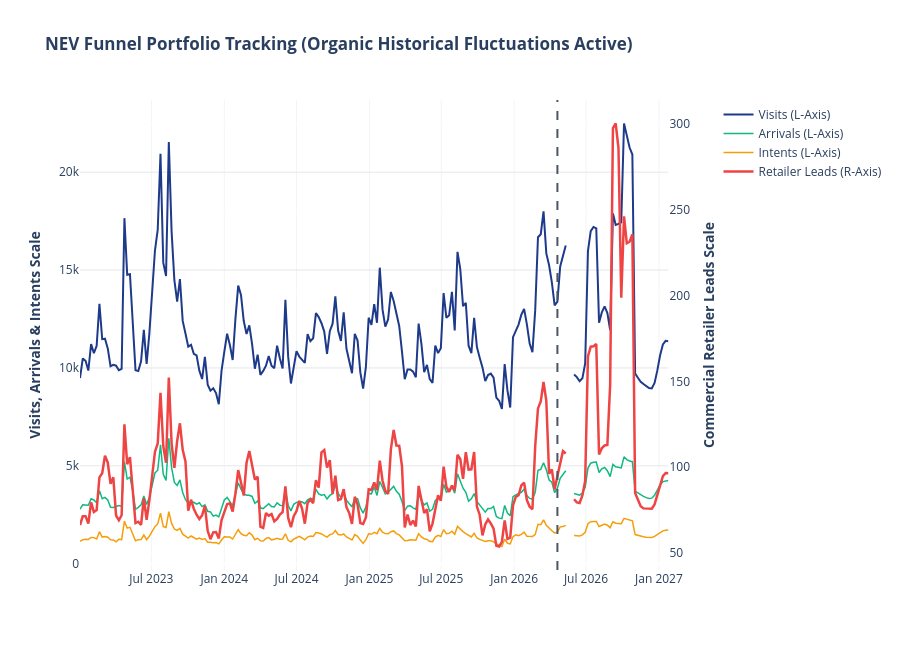

The notebook cell saved with this chart:
### Code cell
#T1
import base64
import io
import numpy as np
import pandas as pd
from matplotlib import pyplot as plt
from prophet import Prophet
from prophet.diagnostics import cross_validation, performance_metrics
from scipy.linalg import cholesky
import plotly.graph_objects as go
from plotly.subplots import make_subplots

# =====================================================================
# STEP 1: GLOBAL CONFIGURATION & DYNAMIC WEIGHT MATRIX
# =====================================================================
PRICE_PETROL = 21000       
PRICE_PREMIUM_EV = 30000   
PRICE_NEW_EV = 27000       
EV_TREND_BOOST = 0.01      

price_distance = (PRICE_NEW_EV - PRICE_PETROL) / (PRICE_PREMIUM_EV - PRICE_PETROL)
price_distance = max(0.0, min(1.0, price_distance))

W_PETROL = 1.0 - price_distance
W_PREMIUM_EV = price_distance

print("=" * 110)
print(f" INITIALISING ADVANCED FORECAST ENGINE FOR NEW EV (@ £{PRICE_NEW_EV:,})")
print(f" -> RESTORING HISTORICAL FLUCTUATIONS: Residual Variance Activation")
print("=" * 110)

p_df = polo_df_sorted.copy().sort_values(by="week_start").reset_index(drop=True)
e_df = ID3_df_sorted.copy().sort_values(by="week_start").reset_index(drop=True)
oev_df = ID7_df_sorted.copy().sort_values(by="week_start").reset_index(drop=True)

for df in [p_df, e_df, oev_df]:
    df["week_start"] = pd.to_datetime(df["week_start"])

cutoff_date = pd.to_datetime("2026-05-31")
p_df = p_df[p_df["week_start"] <= cutoff_date].reset_index(drop=True)
e_df = e_df[e_df["week_start"] <= cutoff_date].reset_index(drop=True)

kpis = ["visits", "quality_arrivals", "purchase_intents", "retailer_leads"]

for df in [p_df, e_df, oev_df]:
    for kpi in kpis:
        df.loc[df[kpi] <= 0, kpi] = 0.01

# =====================================================================
# STEP 2: FUNNEL CONVERSION CASCADE ON RAW DATA
# =====================================================================
def get_safe_historical_conversion_ratios(df):
    return {
        "v_to_qa": (df["quality_arrivals"] / df["visits"]).median(),
        "qa_to_pi": (df["purchase_intents"] / df["quality_arrivals"]).median(),
        "pi_to_rl": (df["retailer_leads"] / df["purchase_intents"]).median()
    }

p_ratios = get_safe_historical_conversion_ratios(p_df)
e_ratios = get_safe_historical_conversion_ratios(e_df)

nev_rates = {key: (p_ratios[key] * W_PETROL) + (e_ratios[key] * W_PREMIUM_EV) for key in p_ratios}

nev_df = pd.DataFrame({"week_start": p_df["week_start"]})

# --- MODIFIED LINE BELOW: Multiplied by 0.875 to shift mean from ~12k to ~10.5k ---
nev_df["visits"] = ((p_df["visits"] * W_PETROL) + (e_df["visits"] * W_PREMIUM_EV)) #* 0.875

# Construct the raw baseline with natural week-by-week noise intact
nev_df["visits"] = (p_df["visits"] * W_PETROL) + (e_df["visits"] * W_PREMIUM_EV)
nev_df["quality_arrivals"] = nev_df["visits"] * nev_rates["v_to_qa"]
nev_df["purchase_intents"] = nev_df["quality_arrivals"] * nev_rates["qa_to_pi"]
nev_df["retailer_leads"] = nev_df["purchase_intents"] * nev_rates["pi_to_rl"]

# =====================================================================
# STEP 3: TREND ISOLATION & DYNAMIC EV ACCELERATION
# =====================================================================
nev_trends = pd.DataFrame({"week_start": nev_df["week_start"]})
for kpi in kpis:
    nev_trends[kpi] = nev_df[kpi].rolling(52, center=True).mean().ffill().bfill()

# Applying the structural EV tailwind shift directly onto your trend channel
nev_trends["visits"] = nev_trends["visits"] * (1.0 + (EV_TREND_BOOST - 1.0) * W_PREMIUM_EV)

# Extracting raw seasonal variation residuals (difference between raw data and smooth trend)
nev_residuals = pd.DataFrame({"week_start": nev_df["week_start"]})
for kpi in kpis:
    nev_residuals[kpi] = nev_df[kpi] - nev_trends[kpi]

# =====================================================================
# STEP 4: TARGETED UK REGISTRATION PLATE INJECTION & BASELINE INTEGRATION
# =====================================================================
week_numbers = nev_trends["week_start"].dt.isocalendar().week
for idx in range(len(nev_trends)):
    if week_numbers.iloc[idx] in [9, 10, 11, 12, 13, 36, 37, 38, 39]:
        nev_trends.loc[idx, "retailer_leads"] *= 1.29

# Combining the boosted trends with the organic weekly variations (residuals)
for kpi in kpis:
    nev_df[kpi] = np.abs(nev_trends[kpi] + nev_residuals[kpi])

# =====================================================================
# STEP 5: FINAL CROSS-KPI COVARIANCE INTEGRATION (Cholesky Matrix)
# =====================================================================
combined_corr = (p_df[kpis].corr() + e_df[kpis].corr()) / 2
chol_matrix = cholesky(combined_corr.values, lower=True)
# Increased multiplier weight to 0.15 to let natural funnel correlation wiggles shine through clearly
correlated_noise = np.dot(np.random.normal(0, 1, (len(nev_df), 4)), chol_matrix.T)

for i, kpi in enumerate(kpis):
    nev_df[kpi] = np.abs(nev_df[kpi] + (correlated_noise[:, i] * nev_df[kpi].std() * 0.15))

# =====================================================================
# STEP 6: FUTURE PROPHET GENERATION & MARKETING LIFTS
# =====================================================================
MAX_CAMPAIGN_BUDGET_BENCHMARK = 450000
lift_multipliers = {"visits": 18700.0/5332.5, "quality_arrivals": 2821.0/1510.0, "purchase_intents": 1282.0/646.5, "retailer_leads": 93.0/19.0}

future_dates = pd.date_range(start="2026-06-01", end="2027-01-31", freq="W-MON")
forecast_df = pd.DataFrame({"week_start": future_dates})
known_spends = {"2026-08-08": 100000, "2026-09-04": 71000, "2026-09-11": 54000, "2026-10-14": 100000, "2026-11-12": 0}

def assign_spend(row):
    dt = row["week_start"].strftime("%Y-%m-%d")
    if dt in known_spends: return known_spends[dt]
    m = row["week_start"].month
    if m in [7]: return 75000
    if m in [9]: return 110000
    if m in [10]: return 200000
    if m in [6]: return 0       
    if m in [11, 12]: return 0     
    return 0                         
forecast_df["total_spend"] = forecast_df.apply(assign_spend, axis=1)

forecast_results = {}
summary_reporting_data = {}

for kpi in kpis:
    df_prophet = nev_df[["week_start", kpi]].rename(columns={"week_start": "ds", kpi: "y"})
    model = Prophet(yearly_seasonality=True, weekly_seasonality=False, daily_seasonality=False, interval_width=0.95)
    # 2. 
    # This automatically adds historical and future UK holiday effects to the model
    model.add_country_holidays(country_name='UK')
    model.fit(df_prophet)
    
    future_prophet = forecast_df.rename(columns={"week_start": "ds"}).copy()
    forecast = model.predict(future_prophet)
    forecast.loc[forecast["yhat"] < 0, "yhat"] = 0.01

    # Floor values at 0.01 to avoid negative projections across all boundaries
    for col in ["yhat", "yhat_lower", "yhat_upper"]:
        forecast.loc[forecast[col] < 0, col] = 0.01

    
    # --- Adding a factor of 10500 (desired mean) / 12000 (current mean) ---
    if kpi == "visits":
        for col in ["yhat", "yhat_lower", "yhat_upper"]:
            forecast[col] = forecast[col] * 0.775  # Deflates future base mean from ~12k to ~10.5k
    # ------------------------------------------------
    
    
    organic_mean = forecast["yhat"].mean()
    
    for idx, row in forecast.iterrows():
        m = row["ds"].month
        spend = future_prophet.loc[idx, "total_spend"]
        spend_ratio = spend / MAX_CAMPAIGN_BUDGET_BENCHMARK
        
        if row["ds"] <= pd.to_datetime("2026-05-31") or m in [6, 7, 8, 9, 10]:
            lift = (1.0 + ((lift_multipliers[kpi] - 1.0) * spend_ratio))
            for col in ["yhat", "yhat_lower", "yhat_upper"]:
                forecast.loc[idx, col] *= lift

    forecast_weeks = forecast["ds"].dt.isocalendar().week
    if kpi == "retailer_leads":
        target_weeks = [9, 10, 11, 12, 13, 36, 37, 38, 39]
        for col in ["yhat", "yhat_lower", "yhat_upper"]:
            forecast.loc[forecast_weeks.isin(target_weeks), col] *= 1.29

    forecast_results[kpi] = forecast
    
    summary_reporting_data[kpi] = {
        "Organic Baseline Mean": round(organic_mean, 2),
        "Forecast Minimum Volume": round(forecast["yhat"].min(), 2),
        "Campaign Peak Max": round(forecast["yhat"].max(), 2),
        "Absolute Peak Lift Volume": round(forecast["yhat"].max() - organic_mean, 2),
        "Peak Multiplier (x)": f"{forecast['yhat'].max() / organic_mean:.2f}x"
    }

print("\n" + "=" * 115)
print("    EXECUTIVE PERFORMANCE ROADMAP SUMMARY MATRIX (`nev_df` FORECASTS) ")
print("=" * 115)
print(pd.DataFrame(summary_reporting_data).T)
print("=" * 115)

# =====================================================================
# STEP 7: DUAL-SCALED GRAPHING ENGINE WITH ORGANIC VARIANCE
# =====================================================================
history_plots = []
for idx, row in nev_df.iterrows():
    history_plots.append({"Date": row["week_start"], "Visits": row["visits"], "Arrivals": row["quality_arrivals"], "Intents": row["purchase_intents"], "Leads": row["retailer_leads"]})

for idx, future_date in enumerate(future_dates):
    history_plots.append({
        "Date": future_date,
        "Visits": forecast_results["visits"]["yhat"].iloc[idx],
        "Arrivals": forecast_results["quality_arrivals"]["yhat"].iloc[idx],
        "Intents": forecast_results["purchase_intents"]["yhat"].iloc[idx],
        "Leads": forecast_results["retailer_leads"]["yhat"].iloc[idx]
    })
plotly_master_df = pd.DataFrame(history_plots)

fig = make_subplots(specs=[[{"secondary_y": True}]])
fig.add_trace(go.Scatter(x=plotly_master_df["Date"], y=plotly_master_df["Visits"], name="Visits (L-Axis)", line=dict(color="#1e3a8a", width=2)), secondary_y=False)
fig.add_trace(go.Scatter(x=plotly_master_df["Date"], y=plotly_master_df["Arrivals"], name="Arrivals (L-Axis)", line=dict(color="#10b981", width=1.5)), secondary_y=False)
fig.add_trace(go.Scatter(x=plotly_master_df["Date"], y=plotly_master_df["Intents"], name="Intents (L-Axis)", line=dict(color="#f59e0b", width=1.5)), secondary_y=False)
fig.add_trace(go.Scatter(x=plotly_master_df["Date"], y=plotly_master_df["Leads"], name="Retailer Leads (R-Axis)", line=dict(color="#ef4444", width=2.5)), secondary_y=True)

fig.add_vline(x=pd.to_datetime("2026-04-20").timestamp() * 1000, line_width=2, line_dash="dash", line_color="#4b5563")
fig.update_layout(title="<b>NEV Funnel Portfolio Tracking (Organic Historical Fluctuations Active)</b>", plot_bgcolor="white", hovermode="x unified", height=650)
fig.update_xaxes(showgrid=True, gridcolor="#f3f4f6")
fig.update_yaxes(title_text="<b>Visits, Arrivals & Intents Scale</b>", secondary_y=False, showgrid=True, gridcolor="#e5e7eb")
fig.update_yaxes(title_text="<b>Commercial Retailer Leads Scale</b>", secondary_y=True)
fig.show()

### Figure 1 — Plotly figure (JSON) as saved in the notebook; plotly's stock layout.template omitted (floating-point values rounded to 4 significant figures; data arrays with more than 128 entries replaced by an {"elided": "..."} marker saying what was removed)
{"data": [{"line": {"color": "#1e3a8a", "width": 2}, "name": "Visits (L-Axis)", "type": "scatter", "x": {"elided": "213 str values"}, "xaxis": "x", "y": {"elided": "213 float values"}, "yaxis": "y"}, {"line": {"color": "#10b981", "width": 1.5}, "name": "Arrivals (L-Axis)", "type": "scatter", "x": {"elided": "213 str values"}, "xaxis": "x", "y": {"elided": "213 float values"}, "yaxis": "y"}, {"line": {"color": "#f59e0b", "width": 1.5}, "name": "Intents (L-Axis)", "type": "scatter", "x": {"elided": "213 str values"}, "xaxis": "x", "y": {"elided": "213 float values"}, "yaxis": "y"}, {"line": {"color": "#ef4444", "width": 2.5}, "name": "Retailer Leads (R-Axis)", "type": "scatter", "x": {"elided": "213 str values"}, "xaxis": "x", "y": {"elided": "213 float values"}, "yaxis": "y2"}], "layout": {"height": 650, "hovermode": "x unified", "plot_bgcolor": "white", "shapes": [{"line": {"color": "#4b5563", "dash": "dash", "width": 2}, "type": "line", "x0": 1776643200000, "x1": 1776643200000, "xref": "x", "y0": 0, "y1": 1, "yref": "y domain"}], "title": {"text": "<b>NEV Funnel Portfolio Tracking (Organic Historical Fluctuations Active)</b>"}, "xaxis": {"anchor": "y", "domain": [0, 0.94], "gridcolor": "#f3f4f6", "showgrid": true}, "yaxis": {"anchor": "x", "domain": [0, 1], "gridcolor": "#e5e7eb", "showgrid": true, "title": {"text": "<b>Visits, Arrivals & Intents Scale</b>"}}, "yaxis2": {"anchor": "x", "overlaying": "y", "side": "right", "title": {"text": "<b>Commercial Retailer Leads Scale</b>"}}}}
